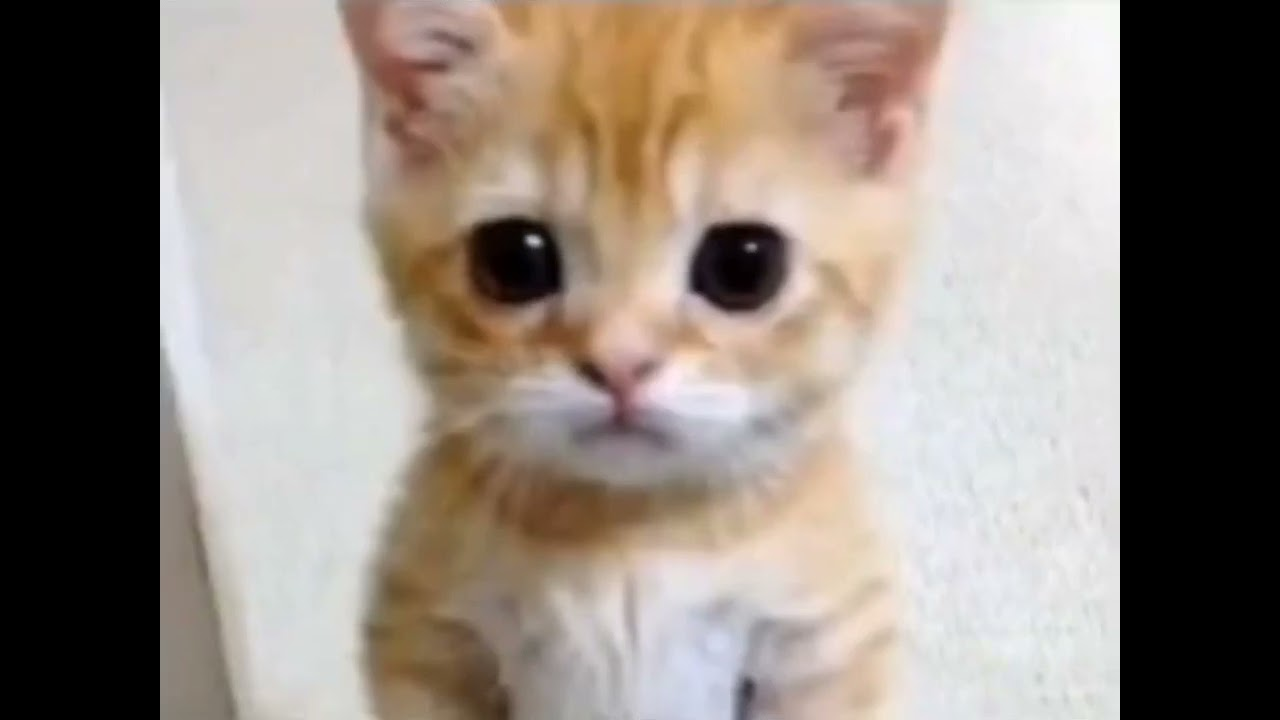
#> input picture assets/elgato.jpeg, 1280 x 720 px
$ python tutorial2.py
#> lines starting #> are read from the running program, lines starting #| are printed output that depends on the picture; after the words box and inside, x2 and y2 are one past the last pixel; in counts of white or black regions, pixels touching at a corner belong together
import cv2
import random

img = cv2.imread("assets/elgato.jpeg", 1)
#> img is the input picture: shape (720, 1280, 3); mean B, G, R 126.3, 134.6, 144.8

print(img.shape)
#| (720, 1280, 3)

tag = img[500:700, 600:900]
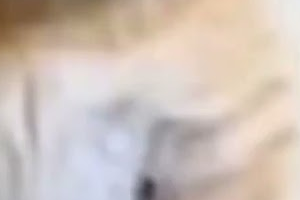
#> tag: shape (200, 300, 3); mean B, G, R 185.2, 193.7, 206.7

img[100:300, 650:950] = tag
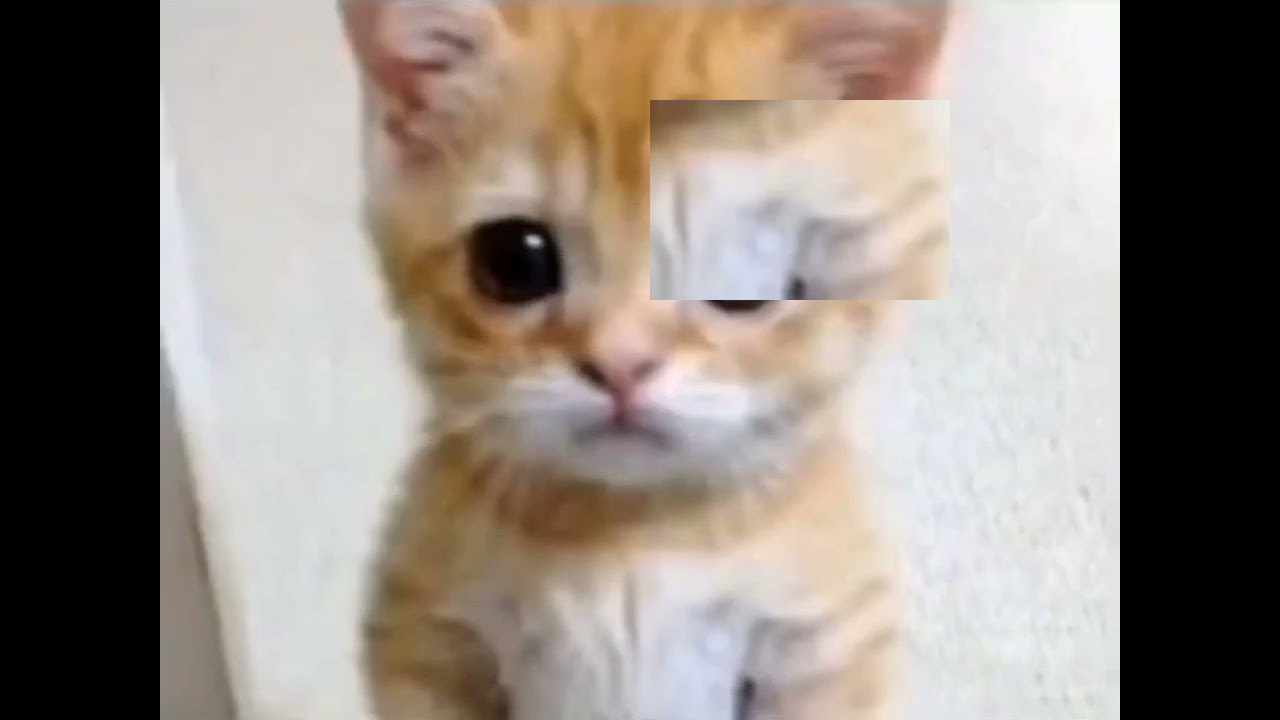
#> img: shape (720, 1280, 3); 6.51% of pixels changed, all inside (x1, y1, x2, y2) = (650, 100, 950, 300)

cv2.imshow('Image', img)
cv2.waitKey(10000)
cv2.destroyAllWindows()
